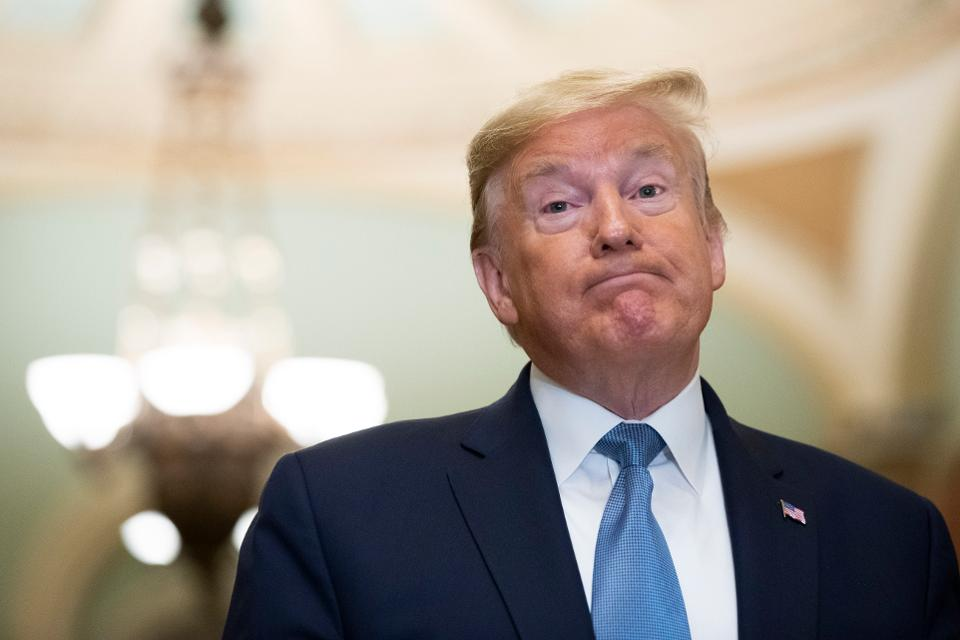
#> input picture trump.jpg, 960 x 640 px
$ python main.py
#> lines starting #> are read from the running program, lines starting #| are printed output that depends on the picture; after the words box and inside, x2 and y2 are one past the last pixel; in counts of white or black regions, pixels touching at a corner belong together
import cv2

face_cascade = cv2.CascadeClassifier("haarcascade_frontalface_default.xml")

img = cv2.imread("trump.jpg",1)
#> img is the input picture: shape (640, 960, 3); mean B, G, R 142.4, 152.2, 162.2

gray_img = cv2.cvtColor(img,cv2.COLOR_BGR2GRAY)
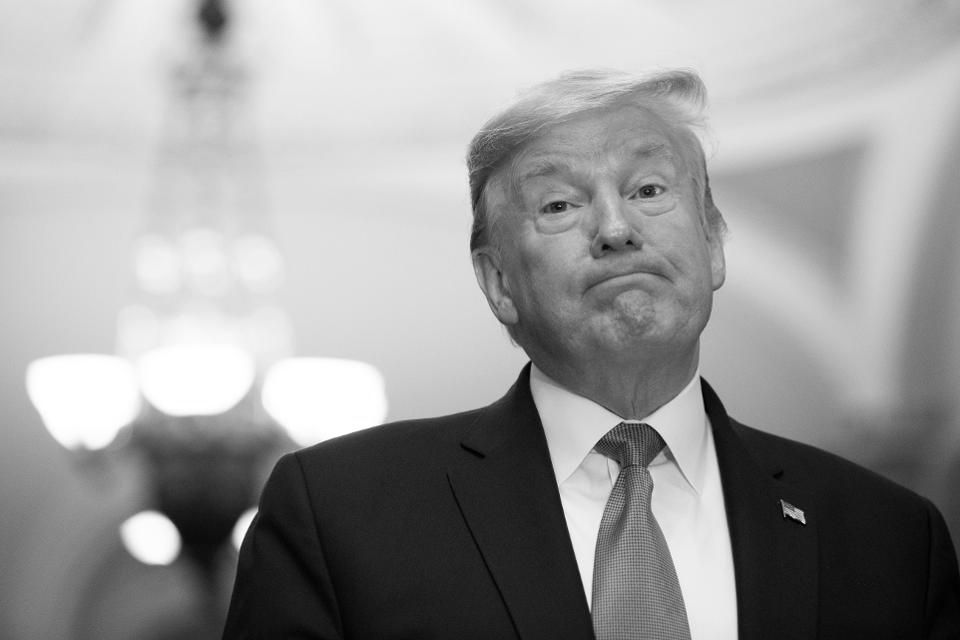
#> gray_img: shape (640, 960); min 1, max 255, mean 154.1

face = face_cascade.detectMultiScale(gray_img, scaleFactor = 1.05, minNeighbors = 5)
#> face = [[494, 105, 234, 234]]

for x,y,w,h in face:
	img = cv2.rectangle(img, (x,y), (x+w,y+h),(0,255,0),3)
#> this loop made 1 pass
#> pass 1, `img = cv2.rectangle(img, (x,y), (x+w,y+h),(0,255,0),3)`:
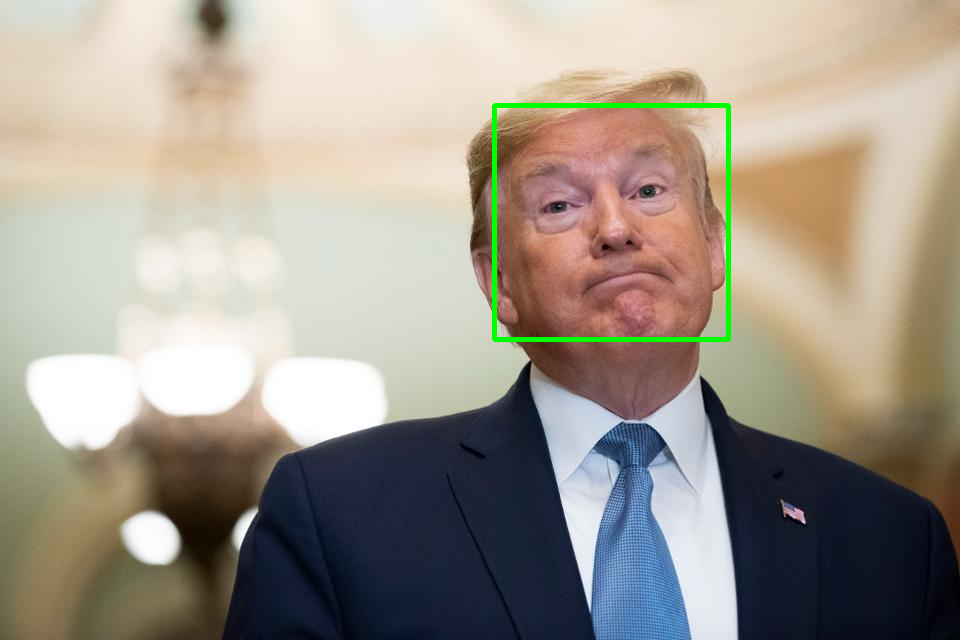
#> img: shape (640, 960, 3); 0.76% of pixels changed, all inside (x1, y1, x2, y2) = (492, 103, 731, 342)

resized = cv2.resize(img, (int(img.shape[1]/2),int(img.shape[0]/2)))

cv2.imshow("ME",resized)
cv2.waitKey(0)
cv2.destroyAllWindows()

$ run again, with me.jpg copied over trump.jpg
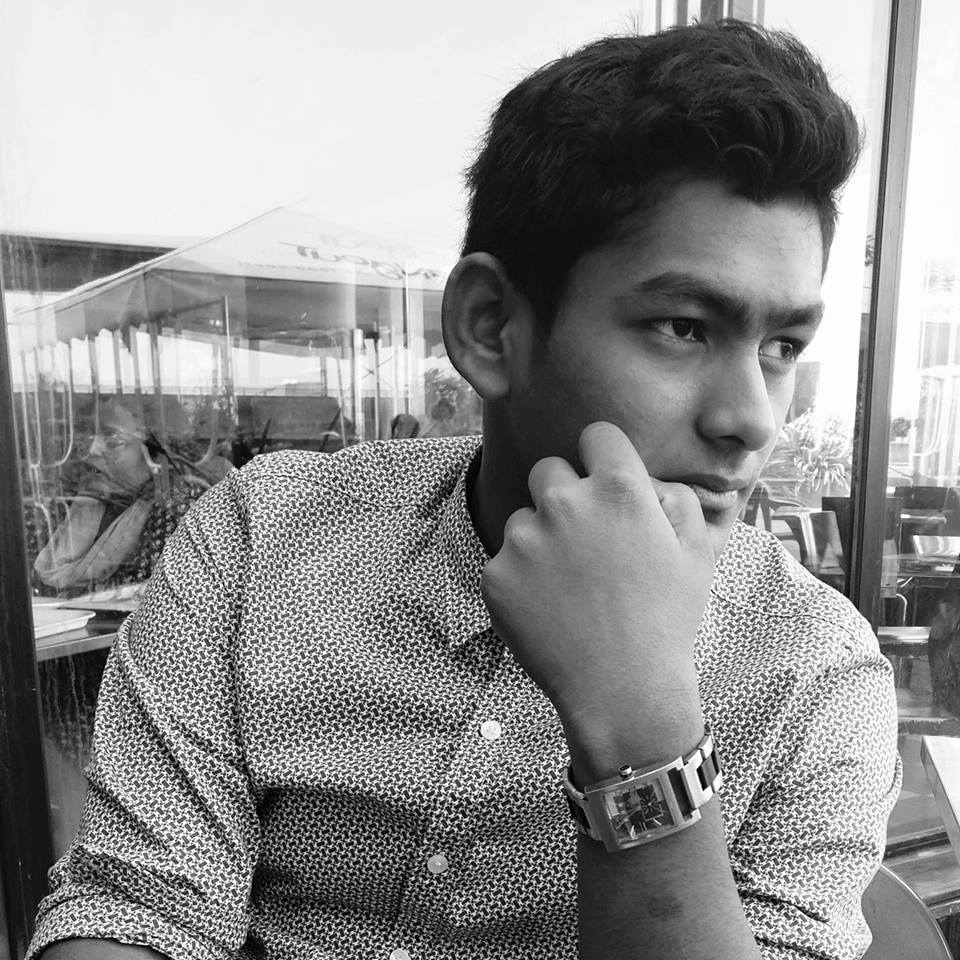
#> input picture me.jpg, 960 x 960 px
#> img is the input picture: shape (960, 960, 3); min 0, max 255, mean 142.8
#> face = [[573, 210, 319, 319]]
#> the loop `for x,y,w,h in face:` made 1 pass
#> pass 1, `img = cv2.rectangle(img, (x,y), (x+w,y+h),(0,255,0),3)`:
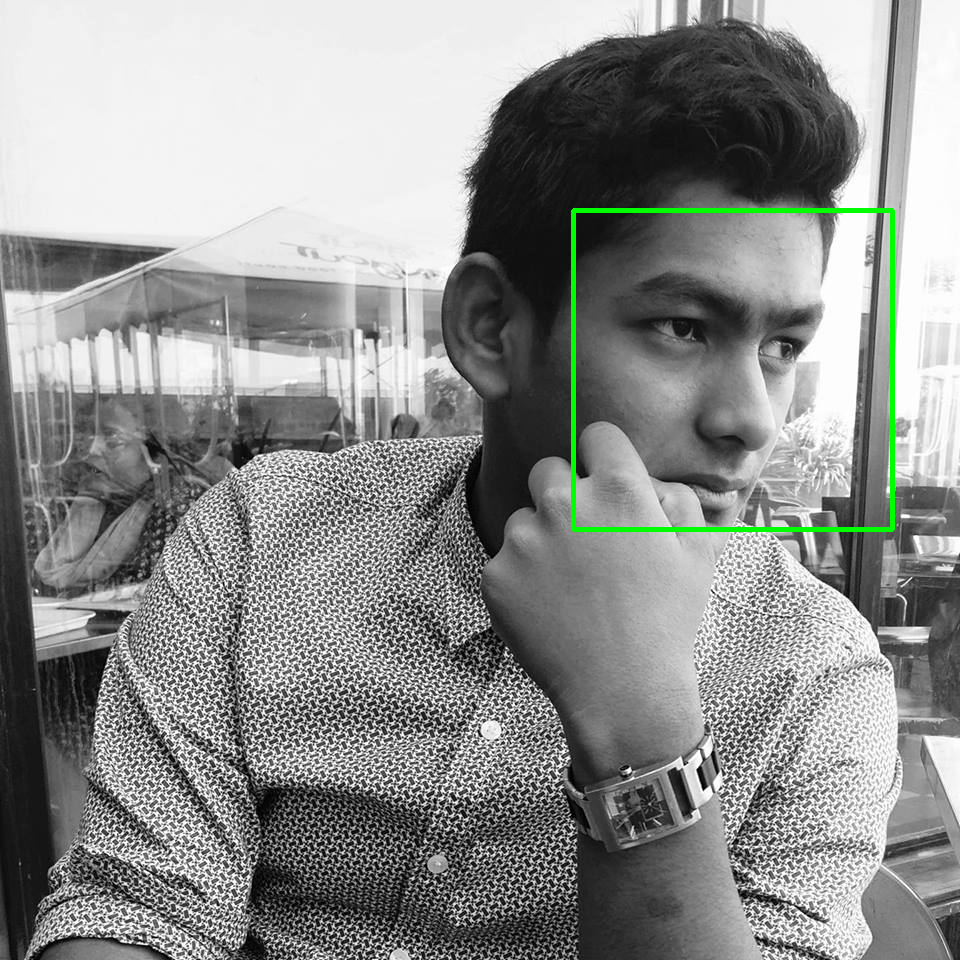
#> img: shape (960, 960, 3); 0.69% of pixels changed, all inside (x1, y1, x2, y2) = (571, 208, 895, 532)
#> `resized = cv2.resize(img, (int(img.shape[1]/2),int(img.shape[0]/2)))`:
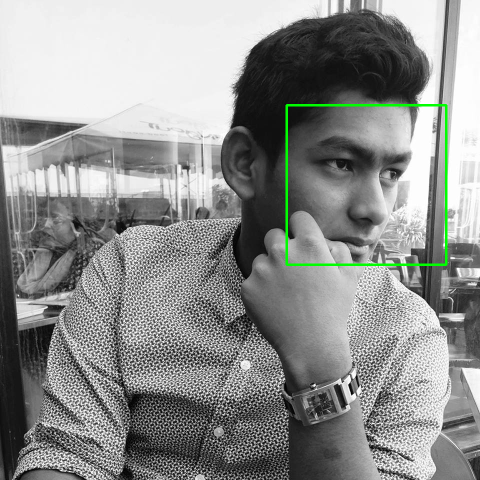
#> resized: shape (480, 480, 3); mean B, G, R 142, 143.8, 142

$ run again, with two.jpg copied over trump.jpg
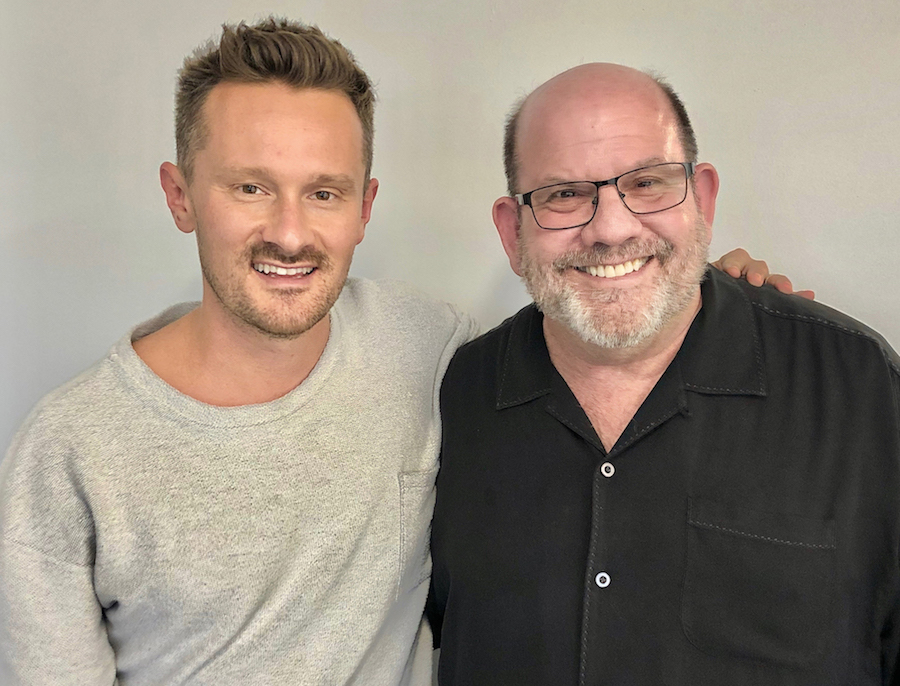
#> input picture two.jpg, 900 x 686 px
#> img is the input picture: shape (686, 900, 3); mean B, G, R 126.5, 138.9, 151
#> `gray_img = cv2.cvtColor(img,cv2.COLOR_BGR2GRAY)`:
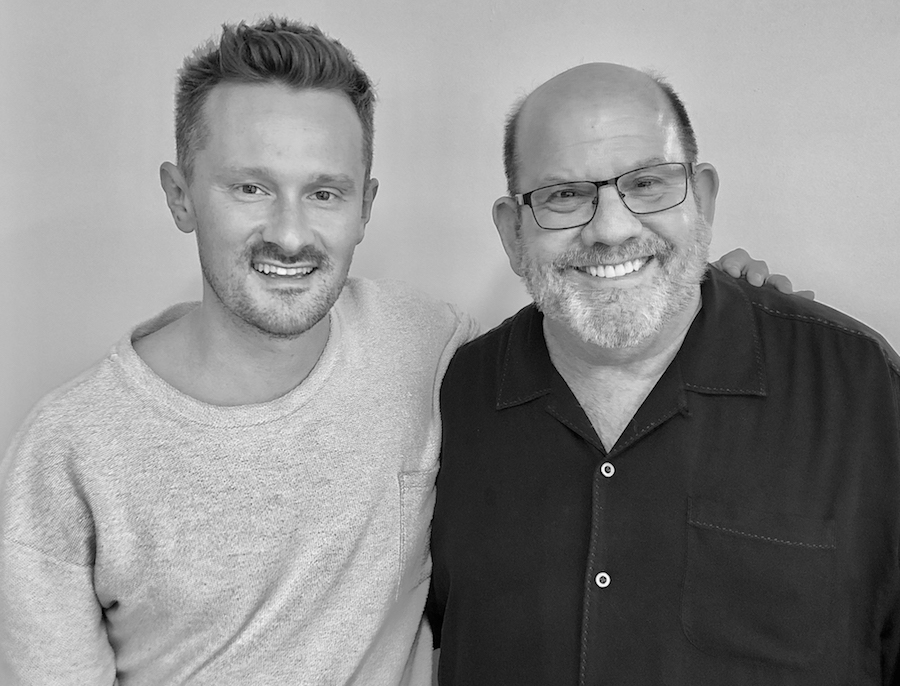
#> gray_img: shape (686, 900); min 0, max 255, mean 141.1
#> face = [[31, 475, 47, 47], [496, 103, 229, 229], [173, 101, 229, 229], [499, 179, 220, 220]]
#> the loop `for x,y,w,h in face:` made 4 passes
#> after the loop `for x,y,w,h in face:`:
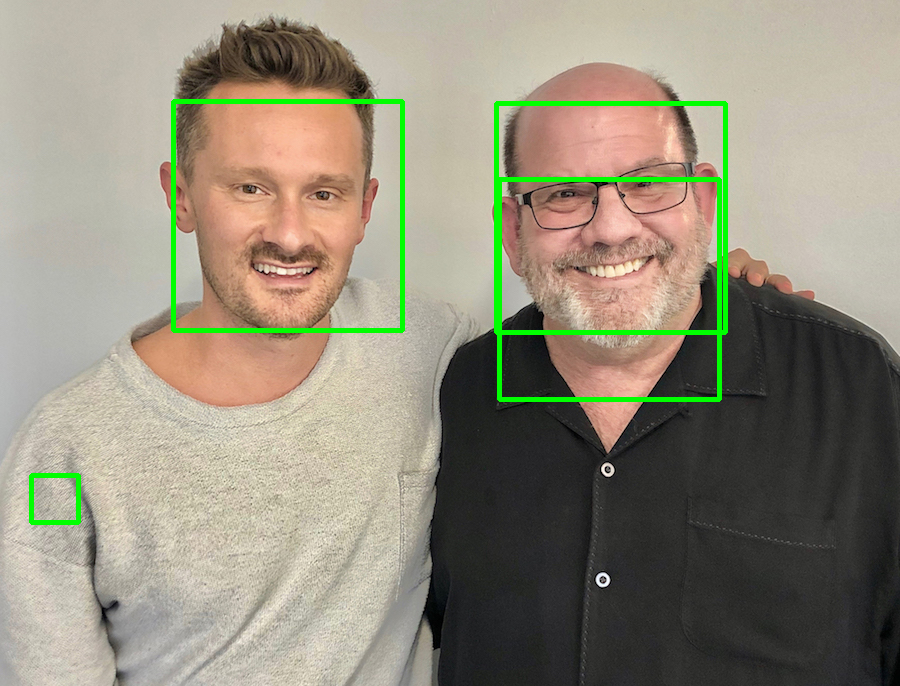
#> img: shape (686, 900, 3); mean B, G, R 123.7, 141.5, 147.3
